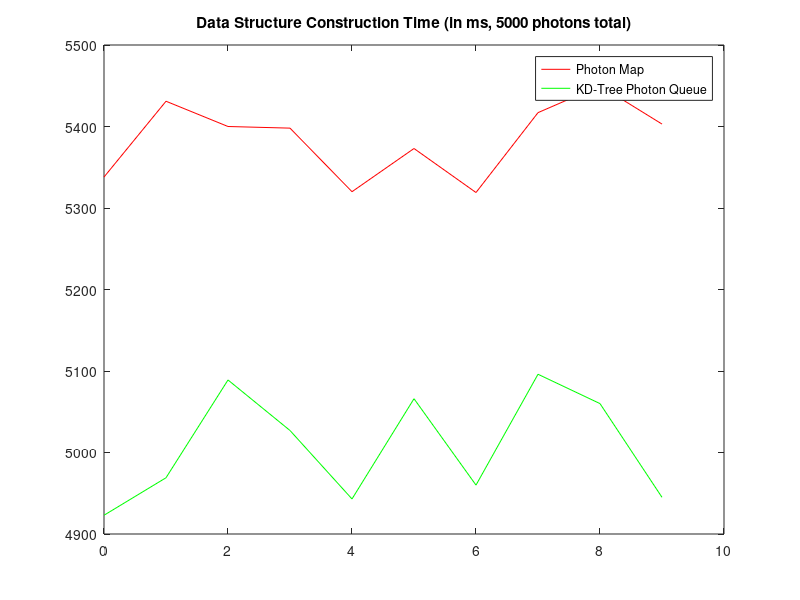
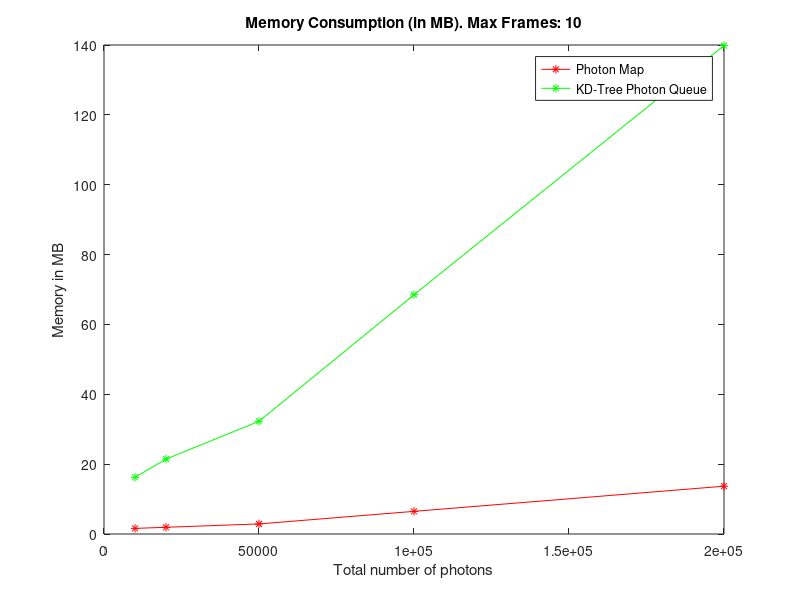
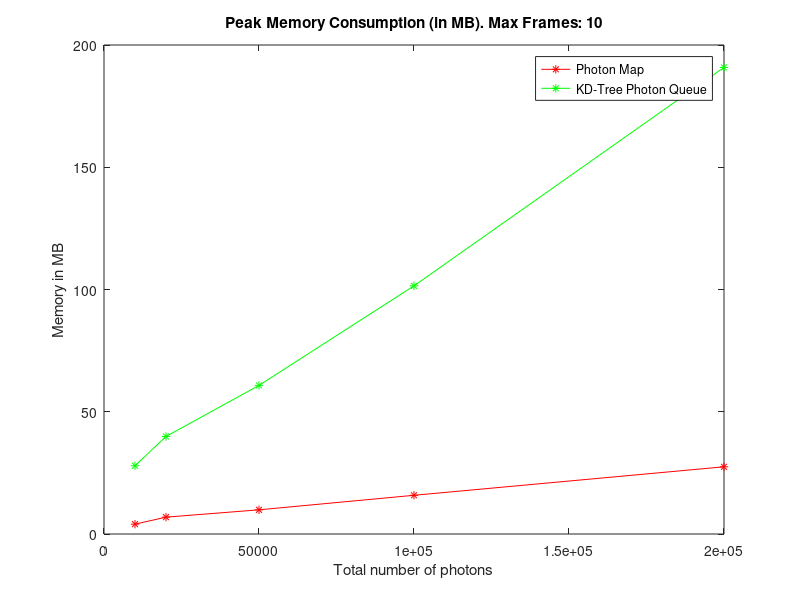
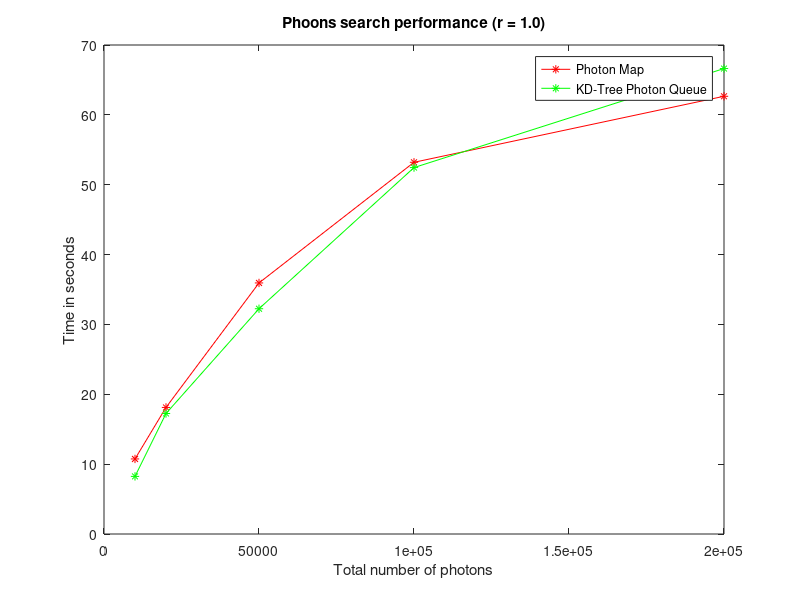

Source code (MATLAB) for these figures, in order:
% Data structure construction time 

figure(1) 

% X-Axis Frames 
x=[0 1 2 3 4 5 6 7 8 9]; 

% Y-Axis Construction Time

% Photon Mapping
y=[5338 5431 5400 5398 5320 5373 5319 5417 5450 5403];

% New approach 
y2=[4923 4969 5089 5027 4943 5066 4960 5096 5060 4945]

plot(x, y, 'r');hold;plot(x, y2, 'g'); 

legend('Photon Map','KD-Tree Photon Queue')

title('Data Structure Construction Time (in ms, 5000 photons total)')

hold on

%%%%%%%%%%%%%%%%%%%%%%%%%%%%%%%%%%%%%%%%%%%%%%%%%%%%%%%%%%%%%%%%%%%%%%%%%%
% Memory consumption 

figure(2)

% X-Axis: Number of photons 
x=[10000, 20000, 50000, 100000, 200000];

% Y-Axis: MB
y1 = [1.606, 1.925, 2.884, 6.485, 13.684];

y2 = [16.221, 21.4425, 32.27, 68.5, 139.84]; 

plot(x, y1, '-*r');hold;plot(x, y2, '-*g'); 

legend('Photon Map','KD-Tree Photon Queue')
xlabel('Total number of photons'); 
ylabel('Memory in MB'); 

title('Memory Consumption (in MB). Max Frames: 10')

hold on 

%%%%%%%%%%%%%%%%%%%%%%%%%%%%%%%%%%%%%%%%%%%%%%%%%%%%%%%%%%%%%%%%%%%%%%%%%%
% Memory consumption in construction 

figure(3)

% X-Axis: Number of photons 
x=[10000, 20000, 50000, 100000, 200000];

% Y-Axis: MB
y1 = [4.028, 6.894, 9.891, 15.835, 27.490];

y2 = [27.916, 39.894, 60.782, 101.5, 190.831]; 

plot(x, y1, '-*r');hold;plot(x, y2, '-*g'); 

legend('Photon Map','KD-Tree Photon Queue')
xlabel('Total number of photons'); 
ylabel('Memory in MB'); 

title('Peak Memory Consumption (in MB). Max Frames: 10')

hold on 

%%%%%%%%%%%%%%%%%%%%%%%%%%%%%%%%%%%%%%%%%%%%%%%%%%%%%%%%%%%%%%%%%%%%%%%%%%
% Photon search with different number of photons 

figure(4)

% X-Axis: Number of photons 
x=[10000, 20000, 50000, 100000, 200000];

% Y-Axis: MB
y1 = [10.745, 18.118, 35.939, 53.210, 62.660];

y2 = [8.247, 17.252, 32.247, 52.453, 66.629]; 

plot(x, y1, '-*r');hold;plot(x, y2, '-*g'); 

legend('Photon Map','KD-Tree Photon Queue')
xlabel('Total number of photons'); 
ylabel('Time in seconds'); 

title('Phoons search performance (r = 1.0)')

hold on 

%%%%%%%%%%%%%%%%%%%%%%%%%%%%%%%%%%%%%%%%%%%%%%%%%%%%%%%%%%%%%%%%%%%%%%%%%%
% Photon search with different query radius

figure(5)

% X-Axis: query radius
x=[0.5, 0.75, 1.0, 1.25, 1.5];

% Y-Axis: time(sec) 
y1 = [13.560, 23.107, 29.522, 35.374, 39.786];

y2 = [12.983, 21.653, 27.861, 31.989, 34.833]; 

plot(x, y1, '-*r');hold;plot(x, y2, '-*g'); 

legend('Photon Map','KD-Tree Photon Queue')
xlabel('Query radius'); 
ylabel('Time in seconds'); 

title('Photons search performance (50000 photons)')

hold on 
